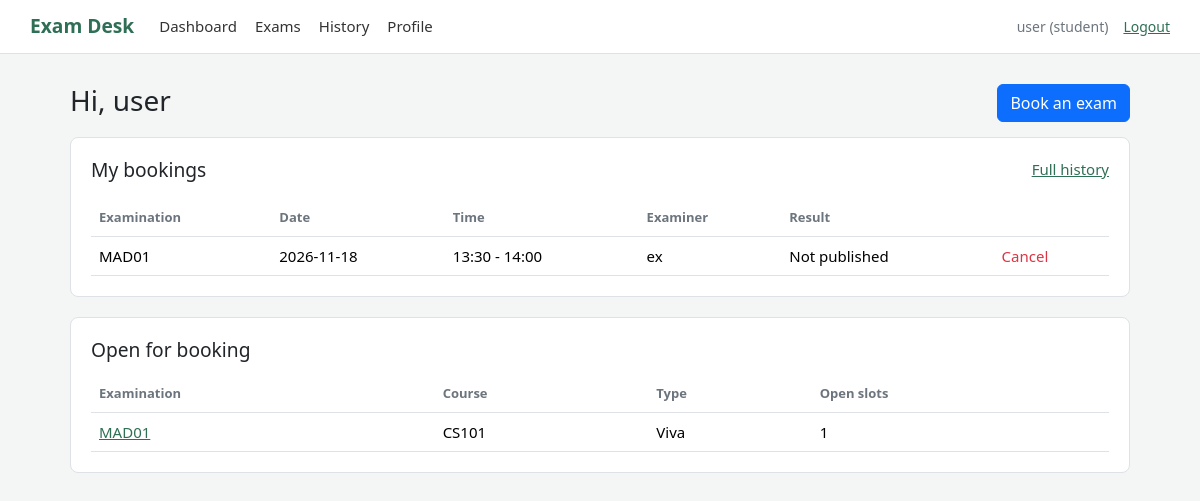
/dashboard (signed in), run on the app's committed database.
### tables this page shows
CREATE TABLE users (
            id INTEGER PRIMARY KEY AUTOINCREMENT,
            name TEXT NOT NULL,
            email TEXT NOT NULL UNIQUE,
            password_hash TEXT NOT NULL,
            role TEXT NOT NULL CHECK (role IN ('admin', 'examiner', 'student')),
            department TEXT DEFAULT '',
            phone TEXT DEFAULT '',
            status TEXT NOT NULL DEFAULT 'active'
        );

CREATE TABLE bookings (
            id INTEGER PRIMARY KEY AUTOINCREMENT,
            student_id INTEGER NOT NULL,
            slot_id INTEGER NOT NULL,
            booked_at TEXT NOT NULL DEFAULT CURRENT_TIMESTAMP,
            status TEXT NOT NULL DEFAULT 'Booked',
            FOREIGN KEY (student_id) REFERENCES users(id),
            FOREIGN KEY (slot_id) REFERENCES slots(id)
        );

CREATE TABLE examinations (
            id INTEGER PRIMARY KEY AUTOINCREMENT,
            course_id INTEGER NOT NULL,
            name TEXT NOT NULL,
            exam_type TEXT NOT NULL,
            duration_minutes INTEGER NOT NULL,
            max_marks INTEGER NOT NULL,
            slot_creation_start TEXT NOT NULL,
            slot_creation_end TEXT NOT NULL,
            booking_start TEXT NOT NULL,
            booking_end TEXT NOT NULL,
            status TEXT NOT NULL DEFAULT 'Draft',
            FOREIGN KEY (course_id) REFERENCES courses(id)
        );

CREATE TABLE slots (
            id INTEGER PRIMARY KEY AUTOINCREMENT,
            examination_id INTEGER NOT NULL,
            examiner_id INTEGER NOT NULL,
            exam_date TEXT NOT NULL,
            start_time TEXT NOT NULL,
            end_time TEXT NOT NULL,
            capacity INTEGER NOT NULL,
            status TEXT NOT NULL DEFAULT 'Available',
            FOREIGN KEY (examination_id) REFERENCES examinations(id),
            FOREIGN KEY (examiner_id) REFERENCES users(id)
        );

CREATE TABLE courses (
            id INTEGER PRIMARY KEY AUTOINCREMENT,
            course_code TEXT NOT NULL UNIQUE,
            course_name TEXT NOT NULL,
            description TEXT DEFAULT '',
            status TEXT NOT NULL DEFAULT 'Active'
        );

### app.py (the view, shortened to what this page needs)
@app.route("/dashboard")
@login_required("admin", "examiner", "student")
def dashboard():
    role = g.user["role"]
    connection = get_database()
    available_exams = connection.execute(
        """SELECT e.*, c.course_code, c.course_name,
                  (SELECT COUNT(*) FROM slots s WHERE s.examination_id = e.id
                   AND s.exam_date >= ? AND s.status NOT IN ('Cancelled', 'Completed')
                   AND s.capacity > (SELECT COUNT(*) FROM bookings b
                                     WHERE b.slot_id = s.id AND b.status = 'Booked')) AS slot_count
           FROM examinations e JOIN courses c ON c.id = e.course_id
           WHERE e.status = 'Booking Open' ORDER BY e.booking_start""", (today_text(),)
    ).fetchall()
    bookings = connection.execute(
        """SELECT b.*, e.name AS exam_name, s.exam_date, s.start_time, s.end_time,
                  examiner.name AS examiner_name, ev.marks, ev.published
           FROM bookings b JOIN slots s ON s.id = b.slot_id
           JOIN examinations e ON e.id = s.examination_id
           JOIN users examiner ON examiner.id = s.examiner_id
           LEFT JOIN evaluations ev ON ev.booking_id = b.id
           WHERE b.student_id = ? AND b.status = 'Booked'
           ORDER BY s.exam_date, s.start_time LIMIT 8""", (g.user["id"],)
    ).fetchall()
    return render_template("student_dashboard.html", exams=available_exams, bookings=bookings)

### app.py (called while the page is built)
def open_database():
    connection = sqlite3.connect(DATABASE_FILE)
    connection.row_factory = sqlite3.Row
    connection.execute("PRAGMA foreign_keys = ON")
    return connection

def get_database():
    if "database" not in g:
        g.database = open_database()
    return g.database

@app.teardown_appcontext
def close_database(error=None):
    connection = g.pop("database", None)
    if connection is not None:
        connection.close()

def login_required(*allowed_roles):
    def decorator(view):
        @wraps(view)
        def wrapped_view(*args, **kwargs):
            if "user_id" not in session:
                flash("Please sign in to continue.", "info")
                return redirect(url_for("login"))
            user = get_database().execute(
                "SELECT * FROM users WHERE id = ?", (session["user_id"],)
            ).fetchone()
            if user is None or user["status"] != "active":
                session.clear()
                flash("This account is not active yet.", "warning")
                return redirect(url_for("login"))
            if allowed_roles and user["role"] not in allowed_roles:
                abort(403)
            g.user = user
            return view(*args, **kwargs)
        return wrapped_view
    return decorator

@app.context_processor
def add_user_to_templates():
    user = None
    if "user_id" in session:
        user = get_database().execute(
            "SELECT id, name, email, role FROM users WHERE id = ?", (session["user_id"],)
        ).fetchone()
    return {"current_user": user}

def today_text():
    return date.today().isoformat()

### templates/student_dashboard.html (shortened to what this page needs)
{% extends "base.html" %}
{% block content %}
<div class="page-title">
    <h1>Hi, {{ current_user.name.split()[0] }}</h1>
    <a class="btn btn-primary" href="{{ url_for('student_exams') }}">Book an exam</a>
</div>
<div class="card-box">
    <div class="box-header">
        <h2>My bookings</h2>
        <a href="{{ url_for('student_history') }}">Full history</a>
    </div>
    {% if bookings %}
    <div class="table-responsive">
        <table class="table">
            <thead>
                <tr><th>Examination</th><th>Date</th><th>Time</th><th>Examiner</th><th>Result</th><th></th></tr>
            </thead>
            <tbody>
                {% for booking in bookings %}
                <tr>
                    <td>{{ booking.exam_name }}</td>
                    <td>{{ booking.exam_date }}</td>
                    <td>{{ booking.start_time }} - {{ booking.end_time }}</td>
                    <td>{{ booking.examiner_name }}</td>
                    <td>{{ booking.marks if booking.published else 'Not published' }}</td>
                    <td>
                        <form method="post" action="{{ url_for('cancel_booking', booking_id=booking.id) }}">
                            <button class="link-btn text-danger" type="submit">Cancel</button>
                        </form>
                    </td>
                </tr>
                {% endfor %}
            </tbody>
        </table>
    </div>
    {% else %}
    <p class="empty">You have no active bookings.</p>
    {% endif %}
</div>
<div class="card-box">
    <h2>Open for booking</h2>
    {% if exams %}
    <table class="table">
        <thead>
            <tr><th>Examination</th><th>Course</th><th>Type</th><th>Open slots</th></tr>
        </thead>
        <tbody>
            {% for exam in exams %}
            <tr>
                <td><a href="{{ url_for('student_exams', q=exam.name) }}">{{ exam.name }}</a></td>
                <td>{{ exam.course_code }}</td>
                <td>{{ exam.exam_type }}</td>
                <td>{{ exam.slot_count }}</td>
            </tr>
            {% endfor %}
        </tbody>
    </table>
    {% else %}
    <p class="empty">No examinations are open for booking right now.</p>
    {% endif %}
</div>
{% endblock %}

### templates/base.html (shortened to what this page needs)
<!doctype html>
<html lang="en">
<head>
    <link href="https://cdn.jsdelivr.net/npm/bootstrap@5.3.3/dist/css/bootstrap.min.css" rel="stylesheet">
    <link href="{{ url_for('static', filename='style.css') }}" rel="stylesheet">
</head>
<body>
    <header class="topbar">
        {% if current_user %}
        <a class="brand" href="{{ url_for('dashboard') }}">Exam Desk</a>
        <nav class="main-nav">
            <a href="{{ url_for('dashboard') }}">Dashboard</a>
            {% if current_user.role == 'admin' %}
                <a href="{{ url_for('admin_courses') }}">Courses</a>
                <a href="{{ url_for('admin_exams') }}">Examinations</a>
                <a href="{{ url_for('admin_students') }}">Students</a>
                <a href="{{ url_for('admin_examiners') }}">Examiners</a>
                <a href="{{ url_for('admin_slots') }}">Slots</a>
                <a href="{{ url_for('admin_bookings') }}">Bookings</a>
                <a href="{{ url_for('admin_search') }}">Search</a>
            {% elif current_user.role == 'examiner' %}
                <a href="{{ url_for('examiner_slots') }}">My slots</a>
            {% else %}
                <a href="{{ url_for('student_exams') }}">Exams</a>
                <a href="{{ url_for('student_history') }}">History</a>
                <a href="{{ url_for('student_profile') }}">Profile</a>
            {% endif %}
        </nav>
        <div class="account">
            <span class="account-name">{{ current_user.name }} ({{ current_user.role }})</span>
            <a href="{{ url_for('logout') }}">Logout</a>
        </div>
        {% else %}
        <a class="brand" href="{{ url_for('login') }}">Exam Desk</a>
        {% endif %}
    </header>
    <main class="page {% if not current_user %}page-narrow{% endif %}">
        {% block content %}{% endblock %}
    </main>
</body>
</html>

### static/style.css (style rules this page uses)
:root { --main: #2f6f55; --border: #dee2e6; --muted: #6c757d; }
body { background: #f4f6f5; font-size: 15px; }
a { color: var(--main); }
h1 { font-size: 1.75rem; margin-bottom: 20px; }
h2 { font-size: 1.2rem; margin-bottom: 15px; }
.topbar { display: flex; align-items: center; flex-wrap: wrap; gap: 10px 25px; padding: 12px 30px; background: #fff; border-bottom: 1px solid var(--border); }
.brand { font-size: 1.2rem; font-weight: bold; color: var(--main); text-decoration: none; }
.main-nav { display: flex; flex-wrap: wrap; gap: 18px; flex: 1; }
.main-nav a { color: #333; text-decoration: none; }
.account { display: flex; gap: 15px; font-size: 14px; }
.account-name { color: var(--muted); }
.page { max-width: 1100px; margin: 0 auto; padding: 30px 20px; }
.page-title { display: flex; justify-content: space-between; align-items: flex-start; gap: 15px; }
.card-box { background: #fff; border: 1px solid var(--border); border-radius: 8px; padding: 20px; margin-bottom: 20px; }
.box-header { display: flex; justify-content: space-between; align-items: flex-start; gap: 15px; margin-bottom: 15px; }
.box-header h2 { margin-bottom: 4px; }
.table { margin-bottom: 0; vertical-align: middle; }
.table th { font-size: 13px; color: var(--muted); font-weight: 600; }
.link-btn { background: none; border: none; padding: 0; }

### data on the page
users: name "user", role "student"
bookings: exam_name "MAD01", exam_date "2026-11-18", start_time "13:30", end_time "14:00", examiner_name "ex", marks "Not published"
examinations: name "MAD01", course_code "CS101", exam_type "Viva", slot_count "1"
